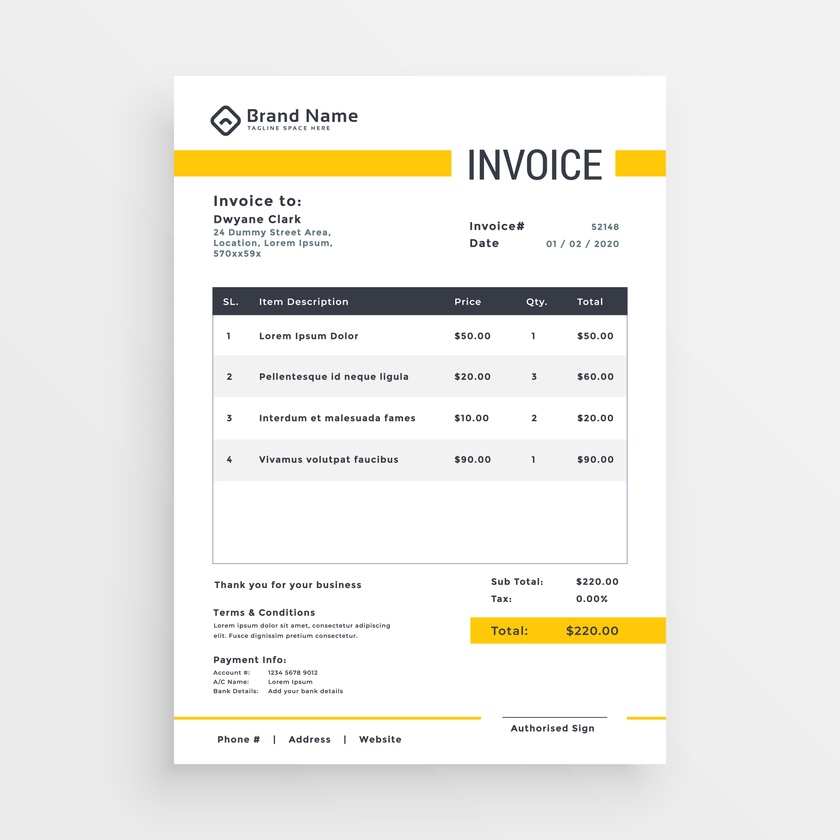
#> input picture data/invoice.jpg, 840 x 840 px, shrunk from 4000 x 4000 before the run
$ python -i preprocessing_service.py   (imports and definitions only)
#> lines starting #> are read from the running program, lines starting #| are printed output that depends on the picture
from PIL import Image, ImageEnhance
import cv2
import numpy as np

def preprocess_image(image_path):
    """
    Preprocess image to enhance text readability.
    Adjusts contrast, brightness, and applies denoising.
    """
#> called with image_path = '../data/invoice.jpg'
    # Load image with PIL
    img = Image.open(image_path)
#> img is the input picture: PIL image 840x840 RGB; mean R, G, B 237.8, 236.9, 233.3

    # Convert to RGB if necessary
    if img.mode != 'RGB':
        img = img.convert('RGB')

    # Enhance contrast
    enhancer = ImageEnhance.Contrast(img)
    img = enhancer.enhance(1.5)
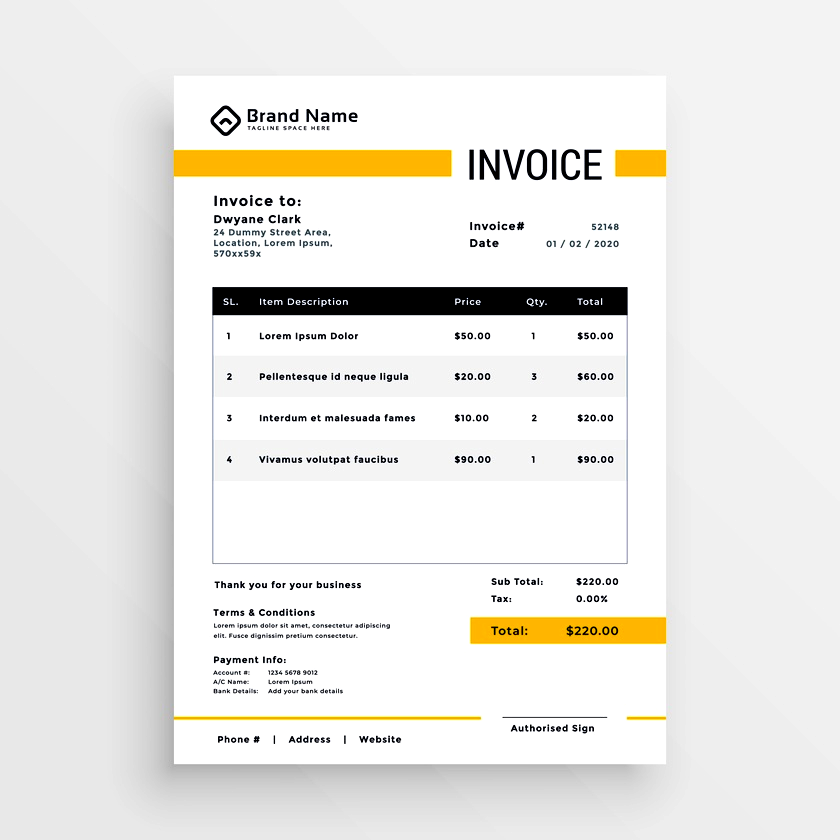
#> img: PIL image 840x840 RGB; mean R, G, B 235.5, 234.1, 230.3

    # Enhance brightness
    enhancer = ImageEnhance.Brightness(img)
    img = enhancer.enhance(1.1)
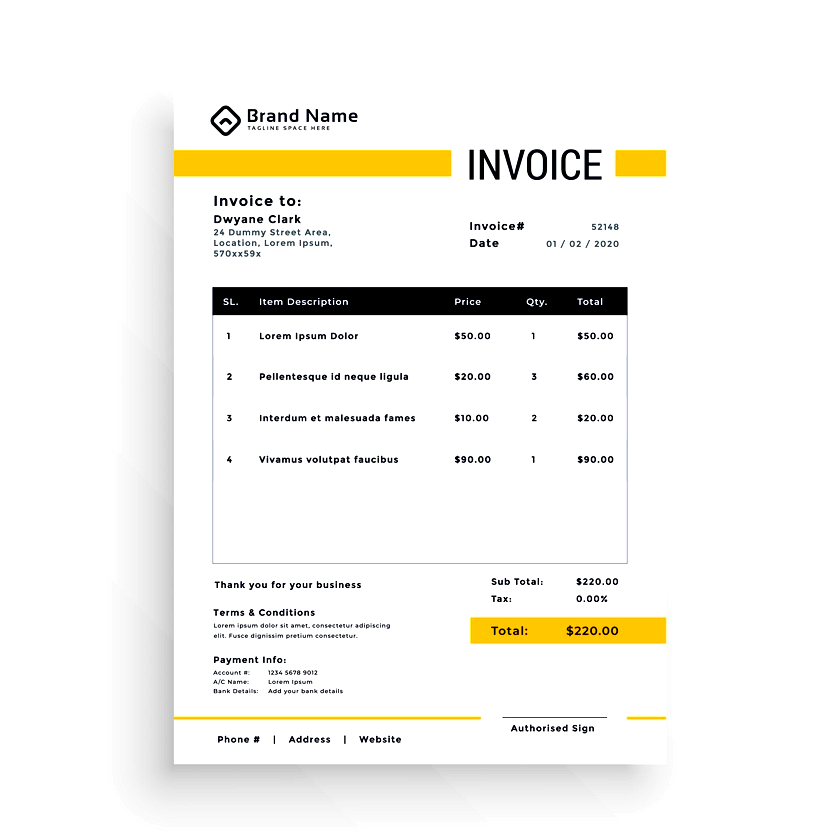
#> img: PIL image 840x840 RGB; mean R, G, B 245.3, 244.3, 240.2

    # Enhance sharpness
    enhancer = ImageEnhance.Sharpness(img)
    img = enhancer.enhance(2.0)

    # Convert to numpy array for OpenCV operations
    img_cv = cv2.cvtColor(np.array(img), cv2.COLOR_RGB2BGR)
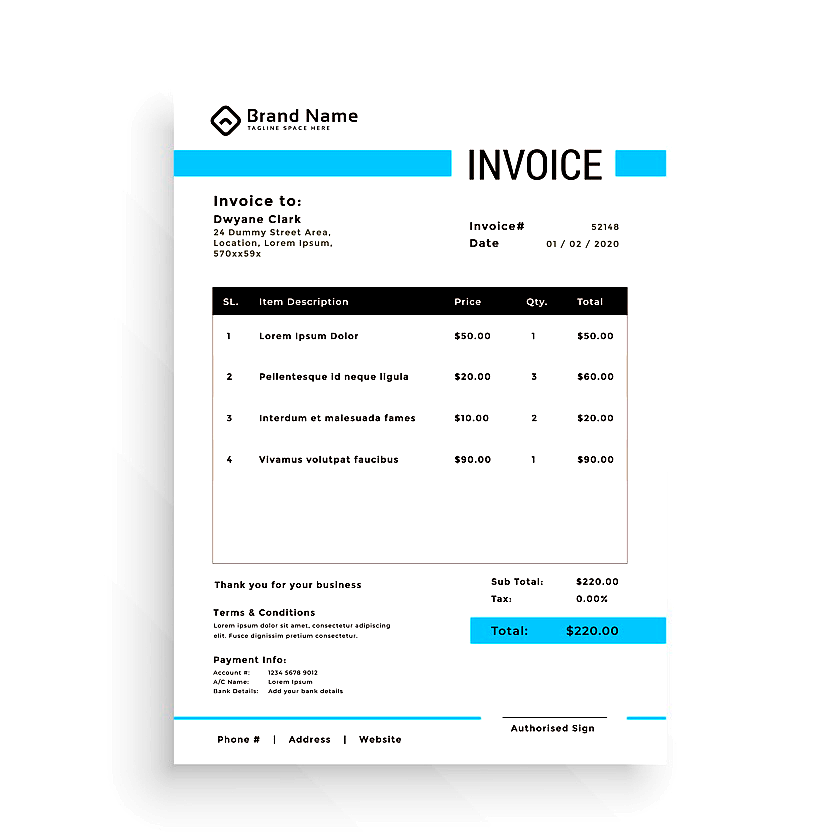
#> img_cv: shape (840, 840, 3); mean R, G, B 240, 244.1, 245.2

    # Apply bilateral filter to reduce noise while preserving edges
    img_cv = cv2.bilateralFilter(img_cv, 9, 75, 75)

    # Convert back to PIL Image
    img_processed = Image.fromarray(cv2.cvtColor(img_cv, cv2.COLOR_BGR2RGB))

    return img_processed

def image_to_base64(image):
    """Convert PIL Image to base64 string for API calls."""
    import base64
    from io import BytesIO

    buffer = BytesIO()
    image.save(buffer, format="PNG")
    img_bytes = buffer.getvalue()
    return base64.b64encode(img_bytes).decode('utf-8')

>>> result = preprocess_image('../data/invoice.jpg')
